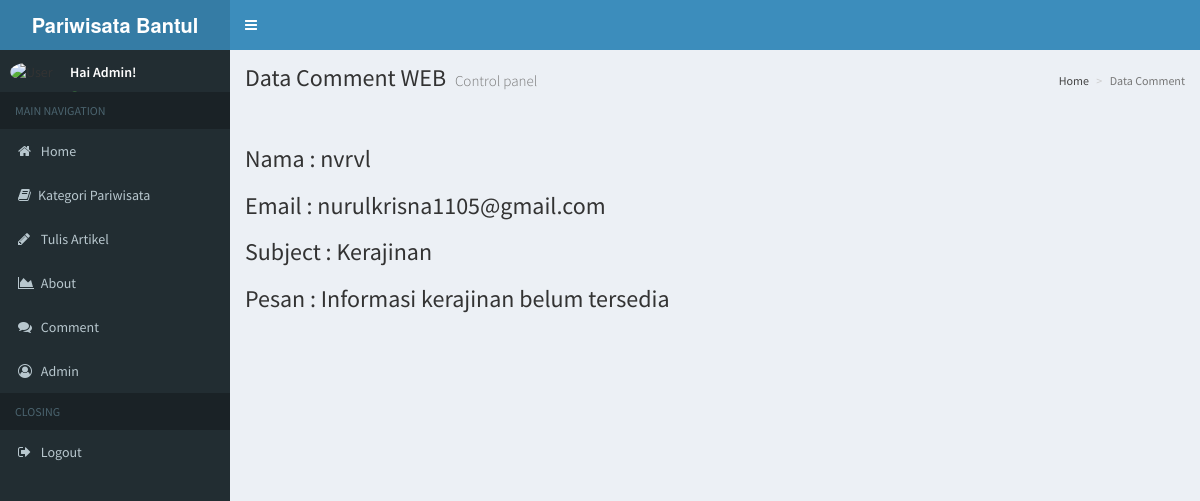
Screenshot of /Comment/isi/10 with the database file from the repository.
### tables this page shows
CREATE TABLE `comment` (
  `id_cmt` int(11) NOT NULL,
  `nm_cmt` varchar(50) NOT NULL,
  `email` varchar(50) NOT NULL,
  `subject` varchar(50) NOT NULL,
  `mssg` text NOT NULL
);

### application/controllers/Comment.php (called while the page is built, shortened)
<?php
class Comment extends CI_Controller {
public function isi($id_cmt)
    {
        $where = array('id_cmt' =>$id_cmt);
        $data['comment'] = $this->Comment_model->isi_data($where,'comment')->row();
        $this->load->view('dasboard/header');
        $this->load->view('dasboard/sidebar');
        $this->load->view('comment/comment_isi', $data);
        $this->load->view('dasboard/footer');
    }
}

### index.php (called while the page is built, shortened)
<?php
require_once BASEPATH.'core/CodeIgniter.php';

### application/models/Comment_model.php (called while the page is built, shortened)
<?php
class Comment_model extends CI_Model {
	public function isi_data($where,$table)
	{
		return $this->db->get_where($table,$where);
	}
}

### application/views/comment/comment_isi.php (the view)
<div class="content-wrapper">
	<section class="content-header">
		<h1>
	     Data Comment WEB
			<small>Control panel</small>
		</h1>
		<ol class="breadcrumb">
			<li><a href="<?=site_url('Dashboards')?>"></i> Home</a></li>
			<li class="active">Data Comment</li>
		</ol>
	</section>
	<section class="content">
	<br>
		<tr>
			<td><h3>Nama : <?php echo $comment->nm_cmt ?></h3></td>
           <td><h3> Email : <?php echo $comment->email?></h3></td>
		  <td> <h3>Subject : <?php echo $comment->subject?></h3></td>
		   <td> <h3>Pesan : <?php echo $comment->mssg?></h3></td>
		  </tr>
		</section>
	</div>

### rows the page displays
comment: nm_cmt "nvrvl", email "nurulkrisna1105@gmail.com", subject "Kerajinan", mssg "Informasi kerajinan belum tersedia"
